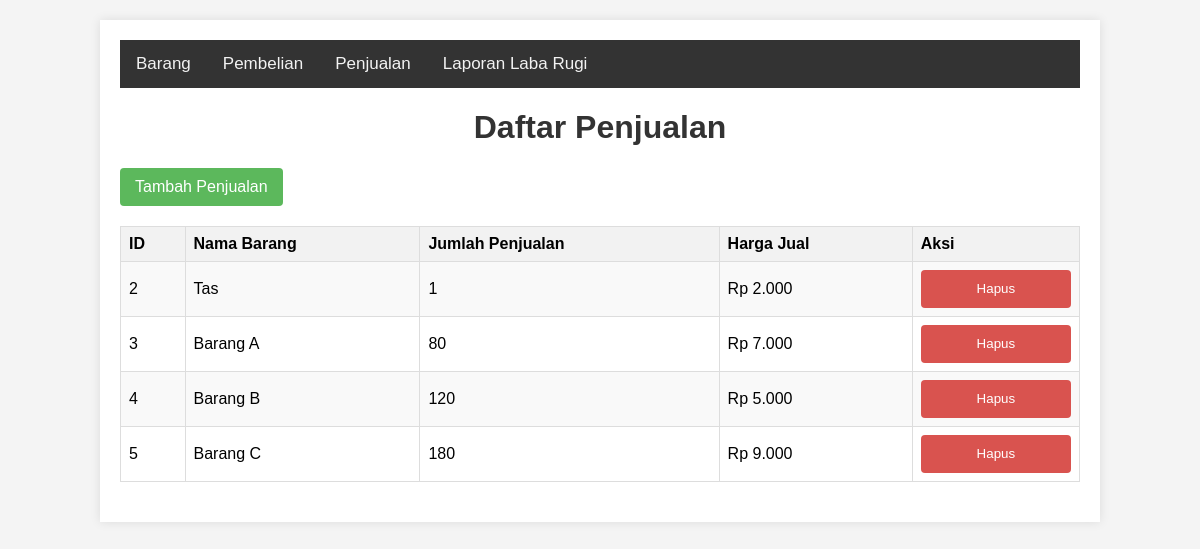
The app's page /index.php?action=penjualan with its own data.
### tables this page shows
CREATE TABLE `penjualan` (
  `id` int(11) NOT NULL,
  `jumlah_penjualan` int(11) NOT NULL,
  `harga_jual` int(11) NOT NULL,
  `id_barang` int(11) NOT NULL
);

CREATE TABLE `barang` (
  `id` int(11) NOT NULL,
  `nama` varchar(100) NOT NULL,
  `satuan` varchar(100) NOT NULL
);

### controller/PenjualanController.php (called while the page is built, shortened)
<?php
require_once 'model/Penjualan.php';
require_once 'lib/formatRupiah.php';
class PenjualanController {
    private $penjualanModel;
    public function __construct() {
        $this->penjualanModel = new Penjualan();
    }
    public function index() {
        $penjualan = $this->penjualanModel->getAll();
        include 'view/penjualan/index.php';
    }
}
?>

### database.php (called while the page is built, shortened)
<?php
function connect() {
    $conn = new mysqli(DB_HOST, DB_USER, DB_PASS, DB_NAME);
    return $conn;
}
?>

### model/Penjualan.php (called while the page is built, shortened)
<?php
require_once 'database.php';
class penjualan {
    private $conn;
    public function __construct() {
        $this->conn = connect();
    }
    public function getAll() {
        $sql = "SELECT penjualan.id, penjualan.jumlah_penjualan, penjualan.harga_jual, penjualan.id_barang, barang.nama, barang.satuan FROM penjualan JOIN barang ON barang.id = penjualan.id_barang";
        $result = $this->conn->query($sql);
        return $result->fetch_all(MYSQLI_ASSOC);
    }
}
?>

### lib/formatRupiah.php (called while the page is built)
<?php
function formatRupiah($angka) {
    return "Rp " . number_format($angka, 0, ',', '.');
}

### view/penjualan/index.php (the view, shortened to what this page needs)
<!DOCTYPE html>
<html>
<head>
    <link rel="stylesheet" type="text/css" href="assets/styles.css">
</head>
<body>
    <div class="container">
        <?php include "navigation.php"; ?>
        <h1>Daftar Penjualan</h1>
        <a class="btn mb-3" href="index.php?action=penjualan-create">Tambah Penjualan</a>
        <table border="1">
            <tr>
                <th>ID</th>
                <th>Nama Barang</th>
                <th>Jumlah Penjualan</th>
                <th>Harga Jual</th>
                <th>Aksi</th>
            </tr>
            <?php foreach ($penjualan as $item) : ?>
                <tr>
                    <td><?= $item['id'] ?></td>
                    <td><?= $item['nama'] ?></td>
                    <td><?= $item['jumlah_penjualan'] ?></td>
                    <td><?= formatRupiah($item['harga_jual']) ?></td>
                    <td>
                        <form action="index.php?action=penjualan-delete&id=<?= $item['id'] ?>" method="POST">
                            <input class="btn-delete" type="submit" value="Hapus">
                        </form>
                    </td>
                </tr>
            <?php endforeach; ?>
        </table>
    </div>
</body>
</html>

### assets/styles.css (style rules this page uses)
body { font-family: Arial, sans-serif; background-color: #f4f4f4; margin: 0; padding: 0; }
.container { width: 80%; margin: 20px auto; background: #fff; padding: 20px; box-shadow: 0 0 10px rgba(0, 0, 0, 0.1); }
h1 { text-align: center; color: #333; }
table { width: 100%; border-collapse: collapse; margin-bottom: 20px; }
table, th, td { border: 1px solid #ddd; }
th, td { padding: 8px; text-align: left; }
th { background-color: #f2f2f2; }
tr:nth-child(even) { background-color: #f9f9f9; }
form { display: flex; flex-direction: column; }
input[type="submit"] { padding: 10px 15px; background-color: #5cb85c; color: white; border: none; border-radius: 4px; cursor: pointer; text-decoration: none; display: inline-block; transition: background-color 0.3s ease; line-height: 18px; }
input[type="submit"].btn-delete { background-color: #d9534f; }
button, .btn { padding: 10px 15px; background-color: #5cb85c; color: white; border: none; border-radius: 4px; cursor: pointer; text-decoration: none; display: inline-block; transition: background-color 0.3s ease; }
.mb-3 { margin-bottom: 20px; }

### records on screen
penjualan: id "2", id_barang.nama "Tas", jumlah_penjualan "1", harga_jual "Rp 2.000"
penjualan: id "3", id_barang.nama "Barang A", jumlah_penjualan "80", harga_jual "Rp 7.000"
penjualan: id "4", id_barang.nama "Barang B", jumlah_penjualan "120", harga_jual "Rp 5.000"
penjualan: id "5", id_barang.nama "Barang C", jumlah_penjualan "180", harga_jual "Rp 9.000"
